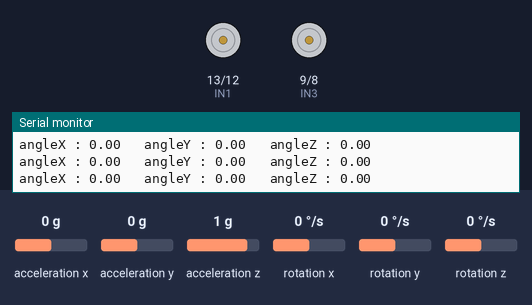
A sketch run on a simulated Arduino Uno, built with avr-gcc and run on an emulated ATmega328P. Shown: motor-driver pin pairs drawn as motors (green arrow = first pin HIGH = forward, orange = second pin HIGH = backward, longer = more drive, scaled by the enable pin), the last lines printed to the serial monitor. The test bench sets the inputs (shaded band); at power-on: acceleration y 0 g, acceleration x 0 g, acceleration z 1 g, rotation x 0 °/s, rotation y 0 °/s, rotation z 0 °/s.

Above: at 4.2 s.
4.3 s: acceleration y set to -1.4 g
At 5.5 s:
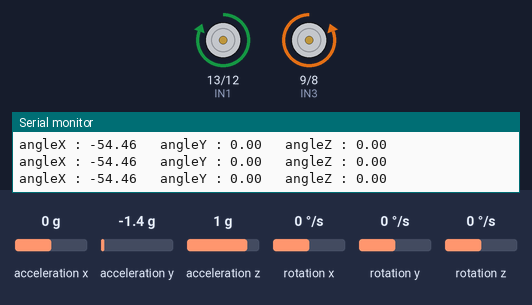
5.8 s: acceleration y set to -0.4 g
8.8 s: acceleration y set to -0.2 g
At 9.6 s:
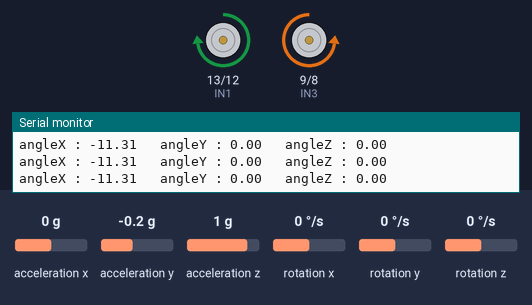
10.3 s: acceleration x set to 0.8 g
At 11.4 s:
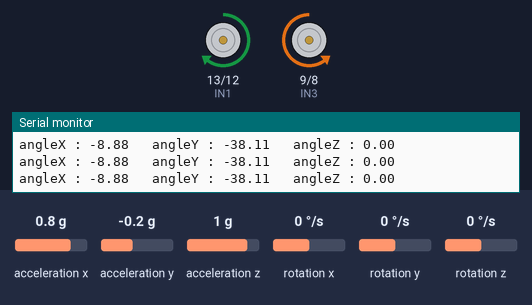
14.9 s: acceleration y set to 0 g
At 15.7 s:
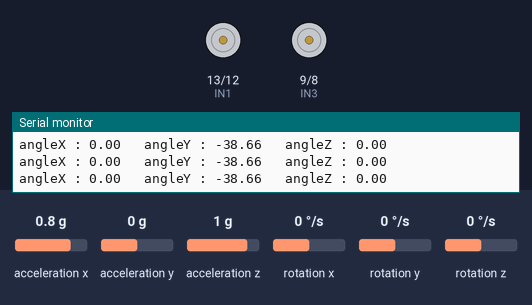
Timing chart, 0 to 17.4 s (numbered marks = the images above; inputs shaded):
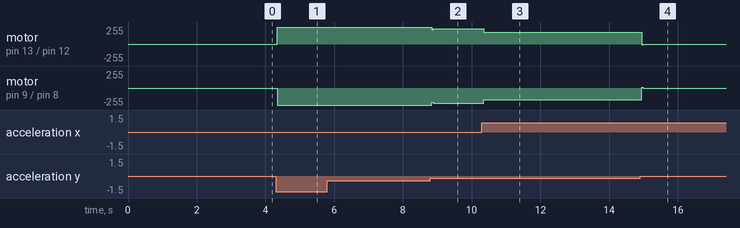

Measured:
- after the input at 4.3 s, motor on pin 13 (IN1) / pin 12 (IN2): stopped → forward 255/255 at once; motor on pin 9 (IN3) / pin 8 (IN4): stopped → backward 255/255 at once
- after the input at 8.8 s, motor on pin 13 (IN1) / pin 12 (IN2): forward 255/255 → forward 226/255 at once; motor on pin 9 (IN3) / pin 8 (IN4): backward 255/255 → backward 226/255 at once
- after the input at 10.3 s, motor on pin 13 (IN1) / pin 12 (IN2): forward 226/255 → forward 177/255 after 0.05 s; motor on pin 9 (IN3) / pin 8 (IN4): backward 226/255 → backward 177/255 after 0.05 s
- after the input at 14.9 s, motor on pin 13 (IN1) / pin 12 (IN2): forward 177/255 → stopped after 0.05 s; motor on pin 9 (IN3) / pin 8 (IN4): backward 177/255 → stopped after 0.05 s

The sketch:

PID_MOTOR_Serial.ino
```cpp
#include <MPU6050_tockn.h>
#include <Wire.h>
#define IN1 13
#define IN2 12
#define ENA 11
#define ENB 10
#define IN3 9
#define IN4 8
MPU6050 mpu6050(Wire); // สร้างออบเจกต์ MPU6050
float kp = 20, ki = 0, kd = 1; // ค่าพารามิเตอร์ PID
float setpoint = 0; // มุมที่ต้องการ (สมดุล)
float error, lastError, integral, derivative, output; // ตัวแปรสำหรับ PID : P(error), I(integral), D(derivative) , ค่า PID (output)
String cmdstring;
String cmdcode;
String parmstring;
bool newcmd = 0;
int sepIndex;
bool noparm = 0;

// เขียนโปรแกรมทดสอบ เพื่อกำหนดค่า Kx ผ่าน Serial input
void pidControl(float pitch) {
  error = setpoint - pitch;
  integral += error;
  derivative = error - lastError;
  output = kp * error + ki * integral + kd * derivative;
  lastError = error;
  motorcontrol(output); // เรียก function ควบคุมมอเตอร์
}

// เขียนโปรแกรมทดสอบ การหมุนของมอเตอร์โดยใช้ PID Control
void motorcontrol(float output){
  // ควบคุมมอเตอร์
  int motorSpeed = constrain(output, -255, 255);
  analogWrite(ENA, abs(motorSpeed));
  digitalWrite(IN1, motorSpeed > 0 ? HIGH : LOW);
  digitalWrite(IN2, motorSpeed > 0 ? LOW : HIGH);
  analogWrite(ENB, abs(motorSpeed));
  digitalWrite(IN3, motorSpeed > 0 ? LOW : HIGH);
  digitalWrite(IN4, motorSpeed > 0 ? HIGH : LOW);
}

void setup() {
  Serial.begin(9600);
  Wire.begin(); // เริ่มการสื่อสาร I2C
  mpu6050.begin(); // เริ่มการทำงานของเซ็นเซอร์
  mpu6050.calcGyroOffsets(true); // ปรับเทียบค่า Gyroscope อัตโนมัติ
  pinMode(ENA, OUTPUT);
  pinMode(IN1, OUTPUT);
  pinMode(IN2, OUTPUT);
  pinMode(ENB, OUTPUT);
  pinMode(IN3, OUTPUT);
  pinMode(IN4, OUTPUT);
}

void loop() {
  mpu6050.update(); // อัปเดตค่า จากเซ็นเซอร์
  Serial.print("angleX : ");
  Serial.print(mpu6050.getAngleX()); // มุมรอบแกน X (Roll)
  Serial.print("\t angleY : ");
  Serial.print(mpu6050.getAngleY()); // มุมรอบแกน Y (Pitch)
  Serial.print("\t angleZ : ");
  Serial.println(mpu6050.getAngleZ()); // มุมรอบแกน Z (Yaw)
  pidControl(mpu6050.getAngleX());

  // เขียนโปรแกรมทดสอบ การหมุนของมอเตอร์โดยใช้ PID Control
  if (Serial.available() > 0) { // detect new input
    cmdstring = Serial.readString();
    newcmd = 1;
  }
  if (newcmd == 1){
    Serial.println(cmdstring);
    callcmd();
    newcmd = 0;
  }
  delay(10);
}

// เขียนโปรแกรมทดสอบ การหมุนของมอเตอร์โดยใช้ PID Control
void callcmd(){
  cmdstring.trim();
  sepIndex = cmdstring.indexOf('='); // จะได้ตำแหน่งของ =
  if (sepIndex == -1) {
    cmdcode = cmdstring;
    noparm = 1;
  }
  else {
    // แยก command (servo) และ parameter (มุม)
    cmdcode = cmdstring.substring(0, sepIndex);
    cmdcode.trim();
    parmstring = cmdstring.substring(sepIndex+1);
    parmstring.trim();
    noparm = 0;
  }
  if (cmdcode.equalsIgnoreCase("kp")) {
    if (noparm == 0) {
      kp = parmstring.toInt();
      Serial.print("Kp: ");
      Serial.println(kp);
    }
  }
  else if (cmdcode.equalsIgnoreCase("ki")) {
    if (noparm == 0) {
      ki = parmstring.toInt();
      Serial.print("Ki: ");
      Serial.println(ki);
    }
  }
  else if (cmdcode.equalsIgnoreCase("kd")) {
    if (noparm == 0) {
      kd = parmstring.toInt();
      Serial.print("Kd: ");
      Serial.println(kd);
    }
  }
}
```
